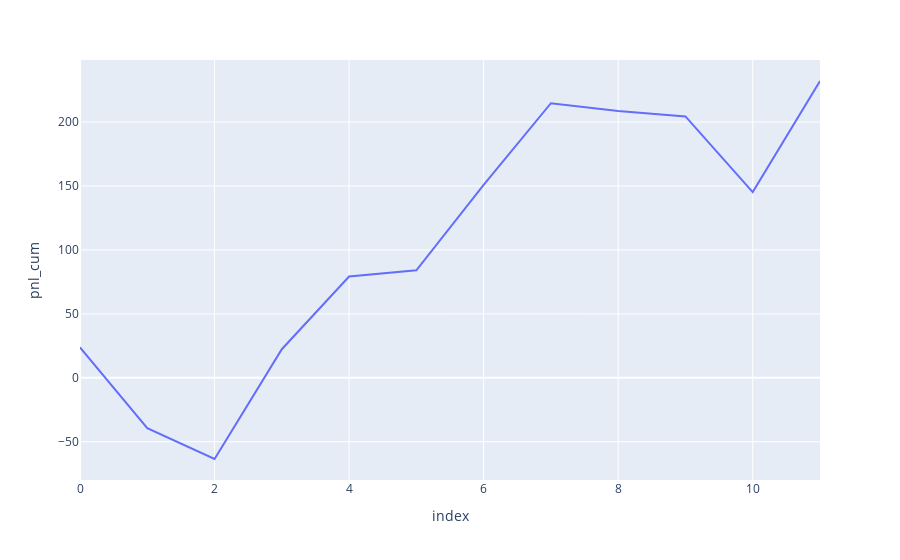

Notebook code for this chart:
### Code cell
import plotly.express as px

fig = px.line(df_exec, x=df_exec.index, y="pnl_cum")
fig.show()

### Figure 1 — Plotly figure (JSON) as saved in the notebook; plotly's stock layout.template omitted (floating-point values rounded to 4 significant figures)
{"data": [{"hovertemplate": "index=%{x}<br>pnl_cum=%{y}<extra></extra>", "legendgroup": "", "line": {"color": "#636efa", "dash": "solid"}, "marker": {"symbol": "circle"}, "mode": "lines", "name": "", "orientation": "v", "showlegend": false, "x": [0, 1, 2, 3, 4, 5, 6, 7, 8, 9, 10, 11], "xaxis": "x", "y": [23.84, -39.32, -63.48, 22.36, 79.2, 84.04, 150.9, 214.7, 208.6, 204.4, 145.2, 232.1], "yaxis": "y", "type": "scatter"}], "layout": {"xaxis": {"anchor": "y", "domain": [0.0, 1.0], "title": {"text": "index"}}, "yaxis": {"anchor": "x", "domain": [0.0, 1.0], "title": {"text": "pnl_cum"}}, "legend": {"tracegroupgap": 0}, "margin": {"t": 60}}}
